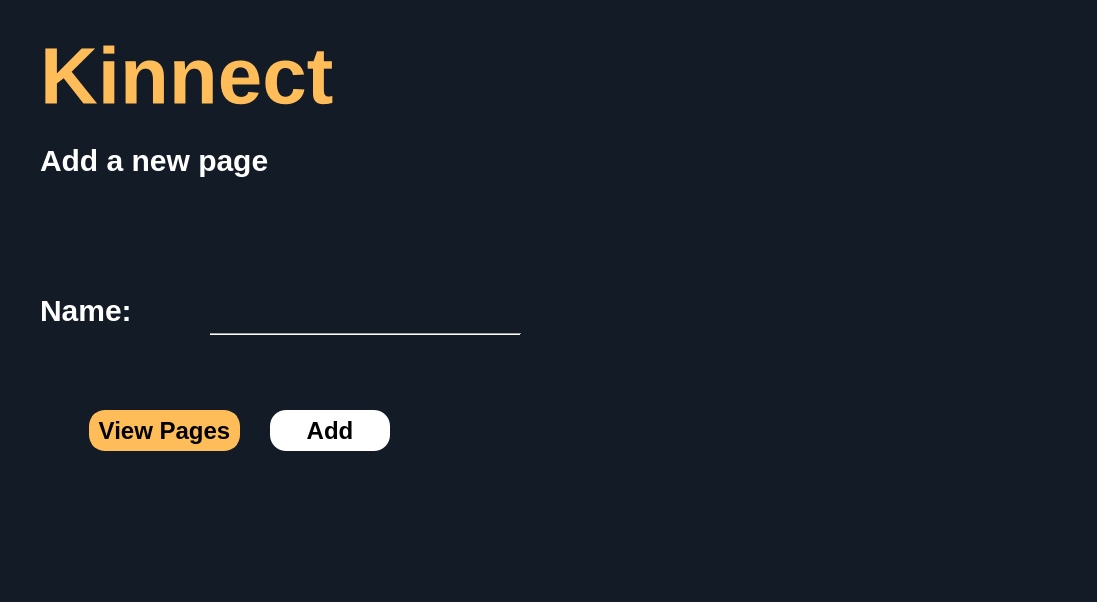
<?xml version="1.0" encoding="UTF-8"?>
<ui version="4.0">
 <class>AddPage</class>
 <widget class="QDialog" name="AddPage">
  <property name="geometry">
   <rect>
    <x>0</x>
    <y>0</y>
    <width>1097</width>
    <height>602</height>
   </rect>
  </property>
  <property name="windowTitle">
   <string>Dialog</string>
  </property>
  <property name="styleSheet">
   <string notr="true">QDialog{
	background-color:#131B26;
}</string>
  </property>
  <widget class="QPushButton" name="viewPages">
   <property name="geometry">
    <rect>
     <x>89</x>
     <y>410</y>
     <width>151</width>
     <height>41</height>
    </rect>
   </property>
   <property name="styleSheet">
    <string notr="true">QPushButton#viewPages {
	background-color: #FFBD59;
	border:2px solid #FFBD59;
	color: black;
	border-style: solid;
	border-color:#FFBD59;
	border-width: 5px;
	border-radius: 16px;
	font-family: &quot;Lato&quot;;
	font-weight: 700;
	font-size:24px;
}
QPushButton#viewPages:hover {
  background-color: #FF8D25; /* slightly darker orange on hover */
  border-color:#FF8D25;
}</string>
   </property>
   <property name="text">
    <string>View Pages</string>
   </property>
  </widget>
  <widget class="Line" name="line">
   <property name="geometry">
    <rect>
     <x>210</x>
     <y>333</y>
     <width>311</width>
     <height>3</height>
    </rect>
   </property>
   <property name="orientation">
    <enum>Qt::Horizontal</enum>
   </property>
  </widget>
  <widget class="QLabel" name="labelpara">
   <property name="geometry">
    <rect>
     <x>40</x>
     <y>130</y>
     <width>821</width>
     <height>61</height>
    </rect>
   </property>
   <property name="styleSheet">
    <string notr="true">QLabel#labelpara{
	color: #fff;
	font-size: 30px;
	font-weight: 600;
	font-family: 'Lato';
}</string>
   </property>
   <property name="text">
    <string>Add a new page</string>
   </property>
  </widget>
  <widget class="QLabel" name="labelheading">
   <property name="geometry">
    <rect>
     <x>40</x>
     <y>20</y>
     <width>321</width>
     <height>111</height>
    </rect>
   </property>
   <property name="styleSheet">
    <string notr="true">QLabel#labelheading{
	color: #FFBD59;
	font-size: 80px;
	font-weight: 800;
	font-family: 'Lato';
}</string>
   </property>
   <property name="text">
    <string>Kinnect</string>
   </property>
  </widget>
  <widget class="QLabel" name="nameLabel">
   <property name="geometry">
    <rect>
     <x>40</x>
     <y>280</y>
     <width>191</width>
     <height>61</height>
    </rect>
   </property>
   <property name="styleSheet">
    <string notr="true">QLabel#nameLabel{
	color: #fff;
	font-size: 30px;
	font-weight: 600;
	font-family: 'Lato';
}</string>
   </property>
   <property name="text">
    <string>Name:</string>
   </property>
  </widget>
  <widget class="QPushButton" name="addBtn">
   <property name="geometry">
    <rect>
     <x>270</x>
     <y>410</y>
     <width>120</width>
     <height>41</height>
    </rect>
   </property>
   <property name="styleSheet">
    <string notr="true">QPushButton#addBtn {
	background-color: #fff;
	border:2px solid gray;
	color: black;
	border-style: solid;
	border-color:fff;
	border-width: 0px;
	border-radius: 16px;
	font-family: &quot;Lato&quot;;
	font-weight: 700;
	font-size:24px;
}
QPushButton#addBtn:hover {
  background-color: #CECECE; /* slightly darker orange on hover */
  border-color:#CECECE;
}</string>
   </property>
   <property name="text">
    <string>Add</string>
   </property>
  </widget>
  <widget class="QLineEdit" name="pageName">
   <property name="geometry">
    <rect>
     <x>210</x>
     <y>300</y>
     <width>311</width>
     <height>31</height>
    </rect>
   </property>
   <property name="styleSheet">
    <string notr="true">QLineEdit{
	border:none;
	background-color:#131B26;
	color:white;
	font-size:20px;
}	</string>
   </property>
  </widget>
 </widget>
 <resources/>
 <connections/>
</ui>
